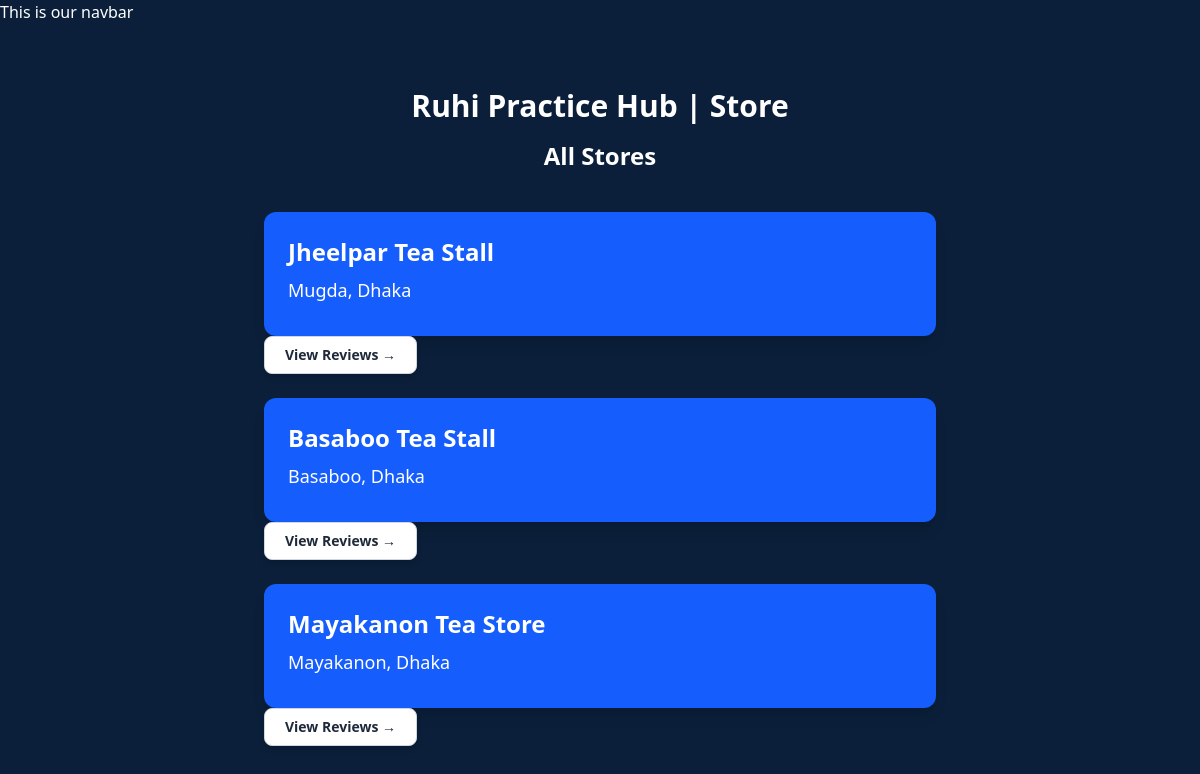
Before: /chai/store_detail/ with the older database file.
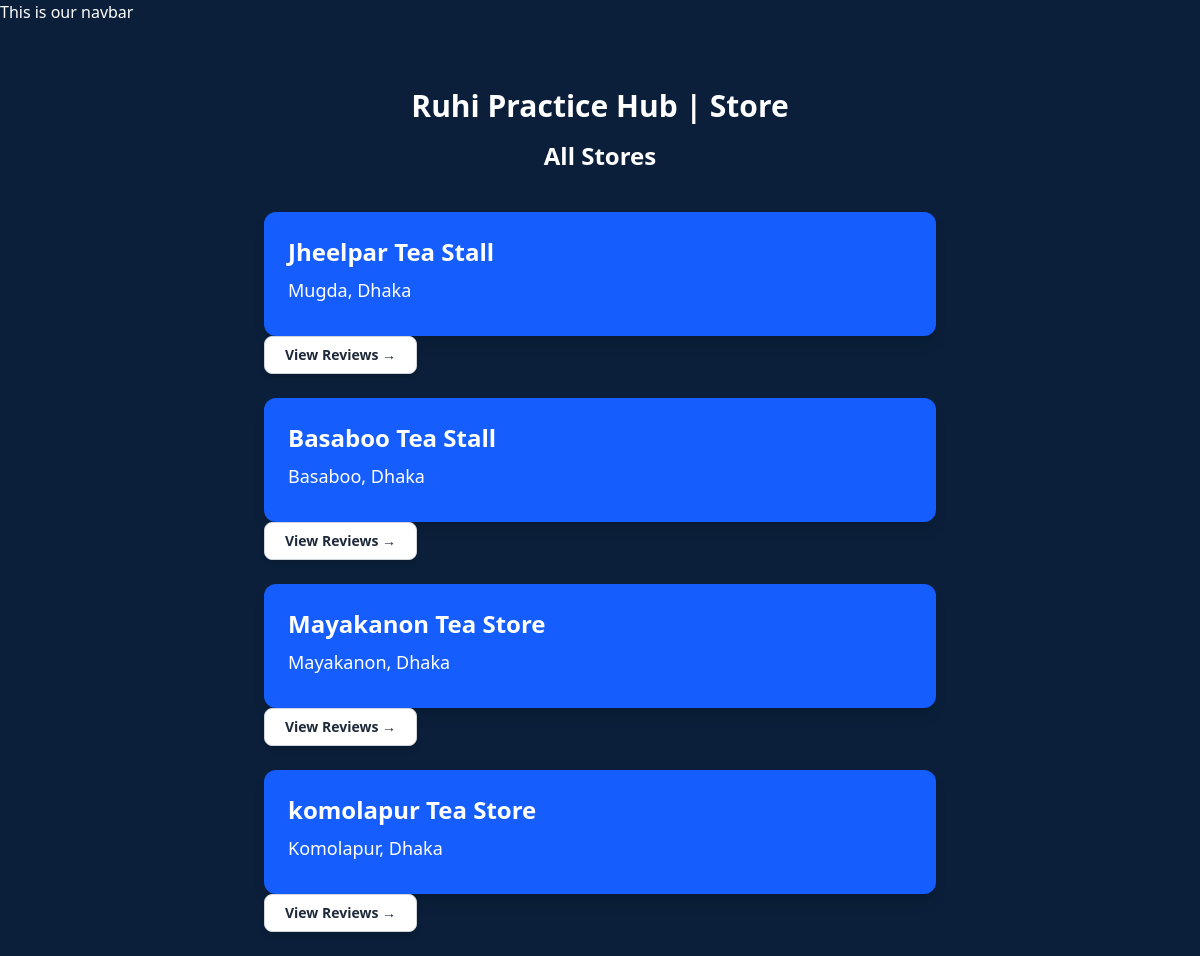
After: the same page with the newer database file.
### chai/models.py (models this page shows, shortened)
class Store(models.Model):
    name = models.CharField(max_length=100)
    location = models.CharField(max_length=100)
    chai_varieties = models.ManyToManyField(ChaiVarity, related_name='stores')

### chai/views.py (the view)
# urls.py: path('store_detail/', views.store_detail, name='store_detail'),
def store_detail(request):
    stores = Store.objects.all()
    return render(request, 'chai/store_detail.html', {'stores': stores})

### chai/templates/chai/store_detail.html (shortened to what this page needs)
{% extends "layout.html" %}
{% block content %}
<div class="min-h-screen pt-16">
    <div class="text-center mb-10">
        <h1 class="text-3xl font-bold">
            Ruhi Practice Hub | Store
        </h1>
        <h2 class="text-2xl font-semibold mt-4">
            All Stores
        </h2>
    </div>
    <div class="flex flex-col items-center">
        {% for store in stores %}
        <div class="w-full max-w-2xl mb-6">
            <div class="bg-blue-600 p-6 rounded-xl shadow-lg">
                <h2 class="text-2xl font-bold text-white mb-2">
                    {{ store.name }}
                </h2>
                <h3 class="text-lg text-white mb-2">
                    {{ store.location }}
                </h3>
            </div>
<a href="{% url 'store_reviews' store.id %}"
   class="inline-block border border-gray-300 bg-white text-gray-800 hover:bg-gray-100 font-semibold text-sm py-2 px-5 rounded-lg shadow-md transition-all duration-200">
    View Reviews →
</a>
        </div>
        {% endfor %}
    </div>
</div>
{% endblock content %}

Changed rows visible on the page:
added Store: name "komolapur Tea Store", location "Komolapur, Dhaka"
